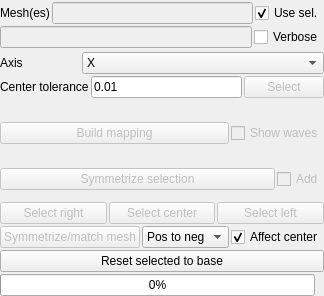
<?xml version="1.0" encoding="UTF-8"?>
<ui version="4.0">
 <class>tkSymUI</class>
 <widget class="QWidget" name="tkSymUI">
  <property name="geometry">
   <rect>
    <x>0</x>
    <y>0</y>
    <width>324</width>
    <height>296</height>
   </rect>
  </property>
  <property name="windowTitle">
   <string>TK Sym</string>
  </property>
  <layout class="QVBoxLayout" name="verticalLayout">
   <property name="spacing">
    <number>2</number>
   </property>
   <property name="leftMargin">
    <number>0</number>
   </property>
   <property name="topMargin">
    <number>2</number>
   </property>
   <property name="rightMargin">
    <number>0</number>
   </property>
   <property name="bottomMargin">
    <number>0</number>
   </property>
   <item>
    <layout class="QHBoxLayout" name="horizontalLayout_6">
     <property name="topMargin">
      <number>0</number>
     </property>
     <item>
      <widget class="QLabel" name="label_4">
       <property name="text">
        <string>Mesh(es)</string>
       </property>
      </widget>
     </item>
     <item>
      <widget class="QLineEdit" name="symMeshLE">
       <property name="enabled">
        <bool>false</bool>
       </property>
      </widget>
     </item>
     <item>
      <widget class="QCheckBox" name="symUseSelCB">
       <property name="text">
        <string>Use sel.</string>
       </property>
       <property name="checked">
        <bool>true</bool>
       </property>
      </widget>
     </item>
    </layout>
   </item>
   <item>
    <layout class="QHBoxLayout" name="horizontalLayout_9">
     <property name="topMargin">
      <number>0</number>
     </property>
     <item>
      <widget class="QLineEdit" name="symMapStatusLE">
       <property name="enabled">
        <bool>false</bool>
       </property>
      </widget>
     </item>
     <item>
      <widget class="QCheckBox" name="symVerboseCB">
       <property name="text">
        <string>Verbose</string>
       </property>
      </widget>
     </item>
    </layout>
   </item>
   <item>
    <spacer name="verticalSpacer_2">
     <property name="orientation">
      <enum>Qt::Vertical</enum>
     </property>
     <property name="sizeType">
      <enum>QSizePolicy::Expanding</enum>
     </property>
     <property name="sizeHint" stdset="0">
      <size>
       <width>20</width>
       <height>20</height>
      </size>
     </property>
    </spacer>
   </item>
   <item>
    <layout class="QHBoxLayout" name="horizontalLayout_2">
     <property name="topMargin">
      <number>0</number>
     </property>
     <item>
      <widget class="QLabel" name="label_3">
       <property name="minimumSize">
        <size>
         <width>80</width>
         <height>0</height>
        </size>
       </property>
       <property name="text">
        <string>Axis</string>
       </property>
      </widget>
     </item>
     <item>
      <widget class="QComboBox" name="symAxisDD">
       <property name="sizePolicy">
        <sizepolicy hsizetype="Expanding" vsizetype="Fixed">
         <horstretch>0</horstretch>
         <verstretch>0</verstretch>
        </sizepolicy>
       </property>
       <item>
        <property name="text">
         <string>X</string>
        </property>
       </item>
       <item>
        <property name="text">
         <string>Y</string>
        </property>
       </item>
       <item>
        <property name="text">
         <string>Z</string>
        </property>
       </item>
      </widget>
     </item>
    </layout>
   </item>
   <item>
    <layout class="QHBoxLayout" name="horizontalLayout">
     <property name="sizeConstraint">
      <enum>QLayout::SetDefaultConstraint</enum>
     </property>
     <item>
      <widget class="QLabel" name="label_2">
       <property name="minimumSize">
        <size>
         <width>80</width>
         <height>0</height>
        </size>
       </property>
       <property name="text">
        <string>Center tolerance</string>
       </property>
      </widget>
     </item>
     <item>
      <widget class="QLineEdit" name="symTolLE">
       <property name="text">
        <string>0.01</string>
       </property>
      </widget>
     </item>
     <item>
      <widget class="QPushButton" name="symSelCenterBT">
       <property name="enabled">
        <bool>false</bool>
       </property>
       <property name="text">
        <string>Select</string>
       </property>
      </widget>
     </item>
    </layout>
   </item>
   <item>
    <spacer name="verticalSpacer">
     <property name="orientation">
      <enum>Qt::Vertical</enum>
     </property>
     <property name="sizeHint" stdset="0">
      <size>
       <width>20</width>
       <height>40</height>
      </size>
     </property>
    </spacer>
   </item>
   <item>
    <layout class="QHBoxLayout" name="horizontalLayout_3">
     <property name="topMargin">
      <number>0</number>
     </property>
     <item>
      <widget class="QPushButton" name="symCheckBT">
       <property name="enabled">
        <bool>false</bool>
       </property>
       <property name="sizePolicy">
        <sizepolicy hsizetype="Expanding" vsizetype="Fixed">
         <horstretch>0</horstretch>
         <verstretch>0</verstretch>
        </sizepolicy>
       </property>
       <property name="text">
        <string>Build mapping</string>
       </property>
      </widget>
     </item>
     <item>
      <widget class="QCheckBox" name="symShowwCB">
       <property name="enabled">
        <bool>false</bool>
       </property>
       <property name="text">
        <string>Show waves</string>
       </property>
      </widget>
     </item>
    </layout>
   </item>
   <item>
    <spacer name="verticalSpacer_3">
     <property name="orientation">
      <enum>Qt::Vertical</enum>
     </property>
     <property name="sizeHint" stdset="0">
      <size>
       <width>20</width>
       <height>40</height>
      </size>
     </property>
    </spacer>
   </item>
   <item>
    <layout class="QHBoxLayout" name="horizontalLayout_4">
     <property name="topMargin">
      <number>0</number>
     </property>
     <item>
      <widget class="QPushButton" name="symSymSelBT">
       <property name="enabled">
        <bool>false</bool>
       </property>
       <property name="sizePolicy">
        <sizepolicy hsizetype="Expanding" vsizetype="Fixed">
         <horstretch>0</horstretch>
         <verstretch>0</verstretch>
        </sizepolicy>
       </property>
       <property name="text">
        <string>Symmetrize selection</string>
       </property>
      </widget>
     </item>
     <item>
      <widget class="QCheckBox" name="symAddSelCB">
       <property name="enabled">
        <bool>false</bool>
       </property>
       <property name="text">
        <string>Add</string>
       </property>
      </widget>
     </item>
    </layout>
   </item>
   <item>
    <layout class="QHBoxLayout" name="horizontalLayout_8">
     <property name="topMargin">
      <number>10</number>
     </property>
     <item>
      <widget class="QPushButton" name="symSelRealRightBT">
       <property name="enabled">
        <bool>false</bool>
       </property>
       <property name="text">
        <string>Select right</string>
       </property>
      </widget>
     </item>
     <item>
      <widget class="QPushButton" name="symSelRealCenterBT">
       <property name="enabled">
        <bool>false</bool>
       </property>
       <property name="text">
        <string>Select center</string>
       </property>
      </widget>
     </item>
     <item>
      <widget class="QPushButton" name="symSelRealLeftBT">
       <property name="enabled">
        <bool>false</bool>
       </property>
       <property name="text">
        <string>Select left</string>
       </property>
      </widget>
     </item>
    </layout>
   </item>
   <item>
    <layout class="QHBoxLayout" name="horizontalLayout_5">
     <property name="topMargin">
      <number>0</number>
     </property>
     <item>
      <widget class="QPushButton" name="symSymMeshBT">
       <property name="enabled">
        <bool>false</bool>
       </property>
       <property name="sizePolicy">
        <sizepolicy hsizetype="Expanding" vsizetype="Fixed">
         <horstretch>0</horstretch>
         <verstretch>0</verstretch>
        </sizepolicy>
       </property>
       <property name="text">
        <string>Symmetrize/match mesh</string>
       </property>
      </widget>
     </item>
     <item>
      <widget class="QComboBox" name="symRuleDD">
       <property name="enabled">
        <bool>true</bool>
       </property>
       <property name="sizePolicy">
        <sizepolicy hsizetype="Minimum" vsizetype="Fixed">
         <horstretch>0</horstretch>
         <verstretch>0</verstretch>
        </sizepolicy>
       </property>
       <property name="minimumSize">
        <size>
         <width>80</width>
         <height>0</height>
        </size>
       </property>
       <item>
        <property name="text">
         <string>Pos to neg</string>
        </property>
       </item>
       <item>
        <property name="text">
         <string>Neg to pos</string>
        </property>
       </item>
       <item>
        <property name="text">
         <string>Average</string>
        </property>
       </item>
       <item>
        <property name="text">
         <string>Swap</string>
        </property>
       </item>
      </widget>
     </item>
     <item>
      <widget class="QCheckBox" name="symAffectCenterCB">
       <property name="text">
        <string>Affect center</string>
       </property>
       <property name="checked">
        <bool>true</bool>
       </property>
      </widget>
     </item>
    </layout>
   </item>
   <item>
    <widget class="QPushButton" name="symResetBaseBT">
     <property name="text">
      <string>Reset selected to base</string>
     </property>
    </widget>
   </item>
   <item>
    <layout class="QHBoxLayout" name="horizontalLayout_7">
     <property name="topMargin">
      <number>0</number>
     </property>
     <item>
      <widget class="QProgressBar" name="symProgressBar">
       <property name="enabled">
        <bool>true</bool>
       </property>
       <property name="value">
        <number>0</number>
       </property>
      </widget>
     </item>
     <item>
      <widget class="QLabel" name="label">
       <property name="sizePolicy">
        <sizepolicy hsizetype="Preferred" vsizetype="Fixed">
         <horstretch>0</horstretch>
         <verstretch>0</verstretch>
        </sizepolicy>
       </property>
       <property name="minimumSize">
        <size>
         <width>0</width>
         <height>21</height>
        </size>
       </property>
       <property name="maximumSize">
        <size>
         <width>16777215</width>
         <height>15</height>
        </size>
       </property>
       <property name="text">
        <string/>
       </property>
       <property name="pixmap">
        <pixmap>pictures/MiniLogo.png</pixmap>
       </property>
       <property name="alignment">
        <set>Qt::AlignRight|Qt::AlignTrailing|Qt::AlignVCenter</set>
       </property>
       <property name="margin">
        <number>0</number>
       </property>
      </widget>
     </item>
    </layout>
   </item>
  </layout>
 </widget>
 <resources/>
 <connections/>
</ui>
